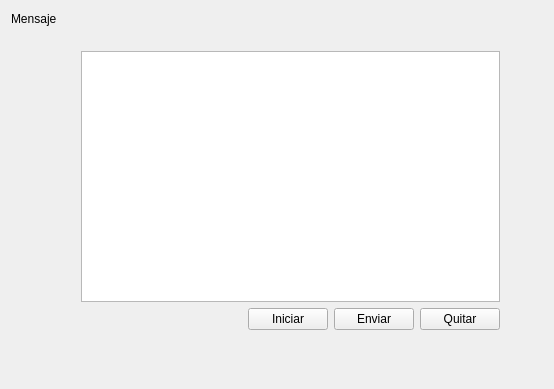
<?xml version="1.0" encoding="UTF-8"?>
<ui version="4.0">
 <class>Widget</class>
 <widget class="QWidget" name="Widget">
  <property name="geometry">
   <rect>
    <x>0</x>
    <y>0</y>
    <width>554</width>
    <height>389</height>
   </rect>
  </property>
  <property name="windowTitle">
   <string>Widget</string>
  </property>
  <widget class="QLabel" name="label">
   <property name="geometry">
    <rect>
     <x>11</x>
     <y>11</y>
     <width>50</width>
     <height>16</height>
    </rect>
   </property>
   <property name="text">
    <string>Mensaje</string>
   </property>
  </widget>
  <widget class="QWidget" name="">
   <property name="geometry">
    <rect>
     <x>70</x>
     <y>40</y>
     <width>441</width>
     <height>301</height>
    </rect>
   </property>
   <layout class="QVBoxLayout" name="verticalLayout">
    <item>
     <widget class="QPlainTextEdit" name="msj"/>
    </item>
    <item>
     <layout class="QHBoxLayout" name="horizontalLayout">
      <item>
       <spacer name="horizontalSpacer">
        <property name="orientation">
         <enum>Qt::Horizontal</enum>
        </property>
        <property name="sizeHint" stdset="0">
         <size>
          <width>40</width>
          <height>20</height>
         </size>
        </property>
       </spacer>
      </item>
      <item>
       <widget class="QPushButton" name="iniciar">
        <property name="text">
         <string>Iniciar</string>
        </property>
       </widget>
      </item>
      <item>
       <widget class="QPushButton" name="enviat">
        <property name="text">
         <string>Enviar</string>
        </property>
       </widget>
      </item>
      <item>
       <widget class="QPushButton" name="quitar">
        <property name="text">
         <string>Quitar</string>
        </property>
       </widget>
      </item>
     </layout>
    </item>
   </layout>
  </widget>
 </widget>
 <layoutdefault spacing="6" margin="11"/>
 <resources/>
 <connections/>
</ui>
